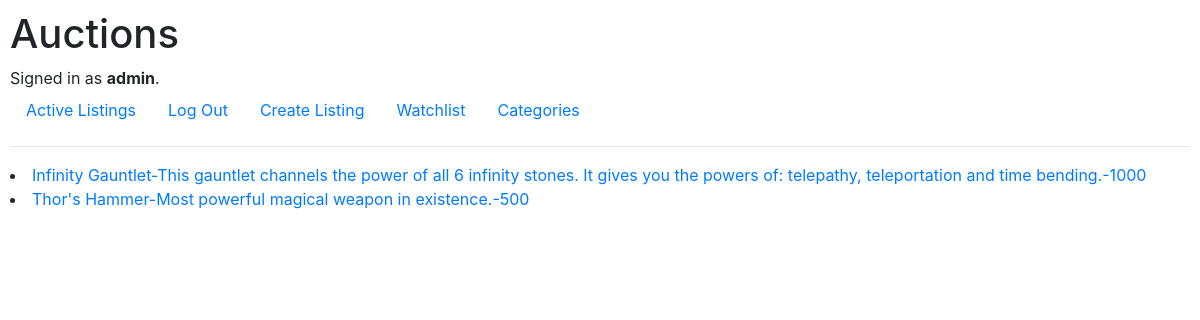
/category/marvel (signed in), run on the app's committed database.
### auctions/models.py (models this page shows, shortened)
class User(AbstractUser):
    pass

class Listing(models.Model):
    title      =models.CharField(max_length=200)
    description=models.CharField(max_length=4000)
    base_bid   =models.IntegerField()
    url        =models.URLField(max_length=4000, blank=True)
    category   =models.CharField(null=True, max_length=4000)
    created_by =models.ForeignKey(User,on_delete=models.CASCADE,null=True,related_name='created_by')
    status =models.BooleanField(default=True)
    winner=models.ForeignKey(User,on_delete=models.CASCADE,null=True,related_name='winner')
    def __str__(self):
        return f"{self.title}-{self.description}-{self.base_bid}"

### auctions/views.py (the view)
# urls.py: path("category/<str:name>",views.category_page,name="category_page"),
def category_page(request,name):
    l=Listing.objects.filter(category=name)
    return render(request,"auctions/categ_page.html",{'categ':l})

### auctions/templates/auctions/categ_page.html
{% extends "auctions/layout.html" %}
{% block body %}
{% for item in categ%}
<li><a href="/list/{{item.id}}">{{item}}</a></li>
{% endfor %}
{% endblock %}

### auctions/templates/auctions/layout.html (shortened to what this page needs)
{% load static %}
<!DOCTYPE html>
<html lang="en">
    <head>
        <link rel="stylesheet" href="https://stackpath.bootstrapcdn.com/bootstrap/4.4.1/css/bootstrap.min.css">
        <link href="{% static 'auctions/styles.css' %}" rel="stylesheet">
    </head>
    <body>
        <h1>Auctions</h1>
        <div>
            {% if user.is_authenticated %}
                Signed in as <strong>{{ user.username }}</strong>.
            {% else %}
                Not signed in.
            {% endif %}
        </div>
        <ul class="nav">
            <li class="nav-item">
                <a class="nav-link" href="{% url 'index' %}">Active Listings</a>
            </li>
            {% if user.is_authenticated %}
                <li class="nav-item">
                    <a class="nav-link" href="{% url 'logout' %}">Log Out</a>
                </li>
                <li class="nav-item">
                   <a class="nav-link" href="{% url 'add_listing' %}">Create Listing</a>
               </li>
               <li class="nav-item">
                   <a class="nav-link" href="{% url 'watchlist' %}">Watchlist</a>
               </li>
               <li class="nav-item">
                   <a class="nav-link" href="{% url 'categories'%}">Categories</a>
               </li>
            {% endif %}
        </ul>
        <hr>
        {% block body %}
        {% endblock %}
    </body>
</html>

### auctions/static/auctions/styles.css (style rules this page uses)
body { padding: 10px; background-color: white; }

### data on the page
User: username "admin"
Listing: title+description+base_bid "Infinity Gauntlet-This gauntlet channels the power of all 6 infinity stones. It gives you the powers of: telepathy, teleportation and time bending.-1000"
Listing: title+description+base_bid "Thor's Hammer-Most powerful magical weapon in existence.-500"
